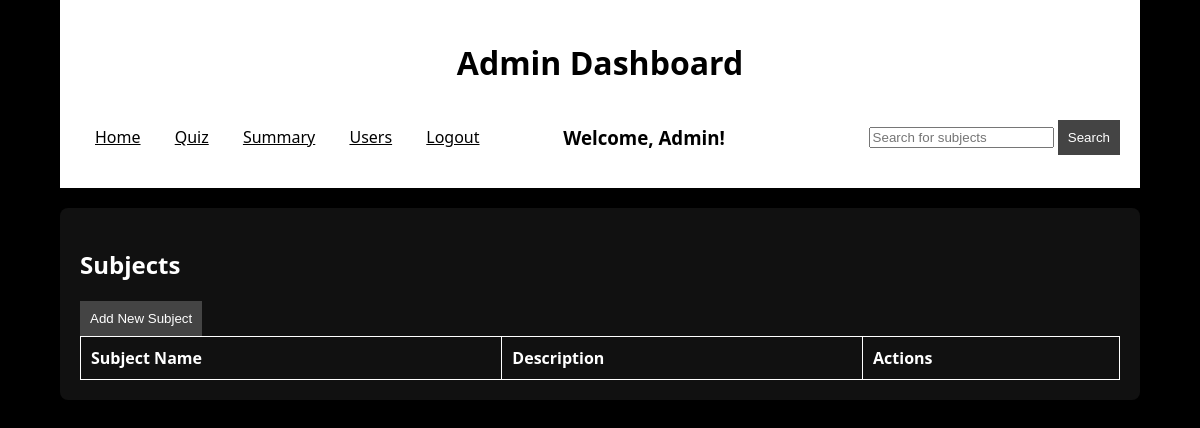
The app's page /home, older data.
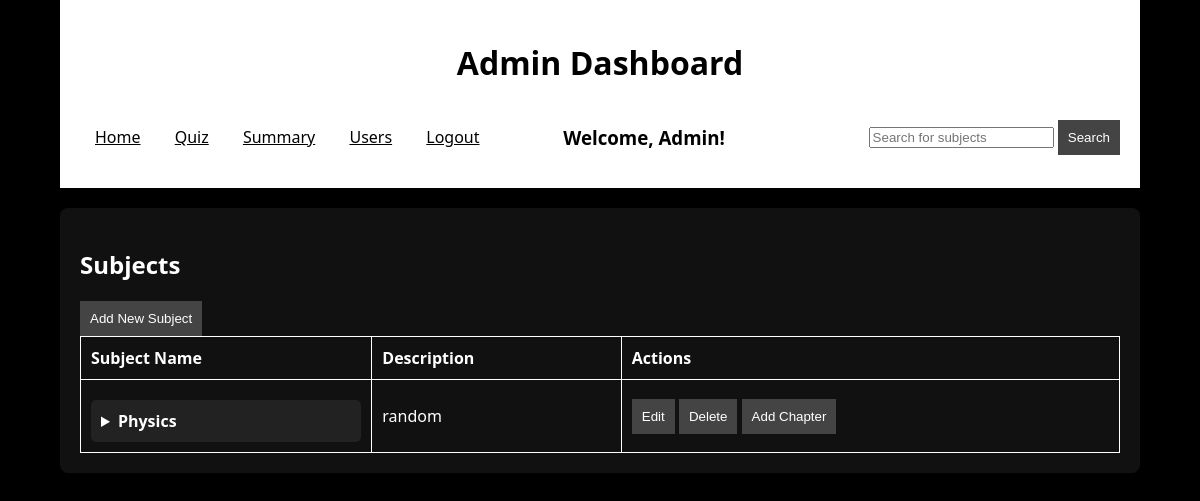
The same page, newer data.
### models/model1.py (models this page shows)
class Subject(db.Model):
    id = db.Column(db.Integer,primary_key=True)
    subject_name = db.Column(db.String(),unique=True,nullable=False)
    sub_description = db.Column(db.String(),nullable=False)
    chap_details = db.relationship("Chapter",backref="sub_details",cascade="all, delete")

### controllers/controller.py (the view)
@app.route("/home",methods=["GET","POST"])
def home():
    subject_info = Subject.query.all()
    return render_template("admin.html",subject_info=subject_info)

### templates/admin.html (shortened to what this page needs)
<!DOCTYPE html>
<html lang="en">
<head>
    <link rel="stylesheet" href="{{ url_for('static', filename='style2.css') }}">
</head>
<body>
    <div class="container">
        <header>
            <h1>Admin Dashboard</h1>
            <div style="display: flex; justify-content: space-between; align-items: center;">
            <nav>
                <ul>
                    <li><a href="/home">Home</a></li>
                    <li><a href="/quiz_home">Quiz</a></li>
                    <li><a href="/generate_chart/admin">Summary</a></li>
                    <li><a href="/user_details">Users</a></li>
                    <li><a href="/login">Logout</a></li>
                </ul>
            </nav>
                <h3 style="padding-right: 75px;">Welcome, Admin!</h3>
                <form method="GET" action="/sub_search">
                    <input type="text" name="query" placeholder="Search for subjects">
                    <button type="submit">Search</button>
                </form>
            </div>
        </header>
        <section id="Home">
            {% if query %}
            <h2>Results for "{{query}}"</h2>
            {% else %}
            <h2>Subjects</h2>
            {% endif %}
            <form action="/subject">
                <button>Add New Subject</button>
            </form>
            <table>
                <tr>
                    <th>Subject Name</th>
                    <th>Description</th>
                    <th>Actions</th>
                </tr>
                {% for subject in subject_info %}
                <tr>
                    <td>
                        <details>
                            <summary>{{subject.subject_name}}</summary>
                        </details>
                    </td>
                    <td>{{subject.sub_description}}</td>
                    <td>
                        <form action="/edit_subject/{{subject.id}}" style="display: inline;">
                            <button>Edit</button>
                        </form>
                        <form action="/delete_subject/{{subject.id}}" onclick="return confirm('Are you sure you want to delete this subject?');" style="display: inline;">
                            <button>Delete</button>
                        </form>
                        <form action="/chapter/{{subject.id}}" style="display: inline;">
                            <button>Add Chapter</button>
                        </form>
                    </td>
                </tr>
                {% endfor %}
            </table>
        </section>
    </div>
</body>
</html>

Row changes from the older to the newer data that the page shows:
added Subject: subject_name "Physics", sub_description "random"
